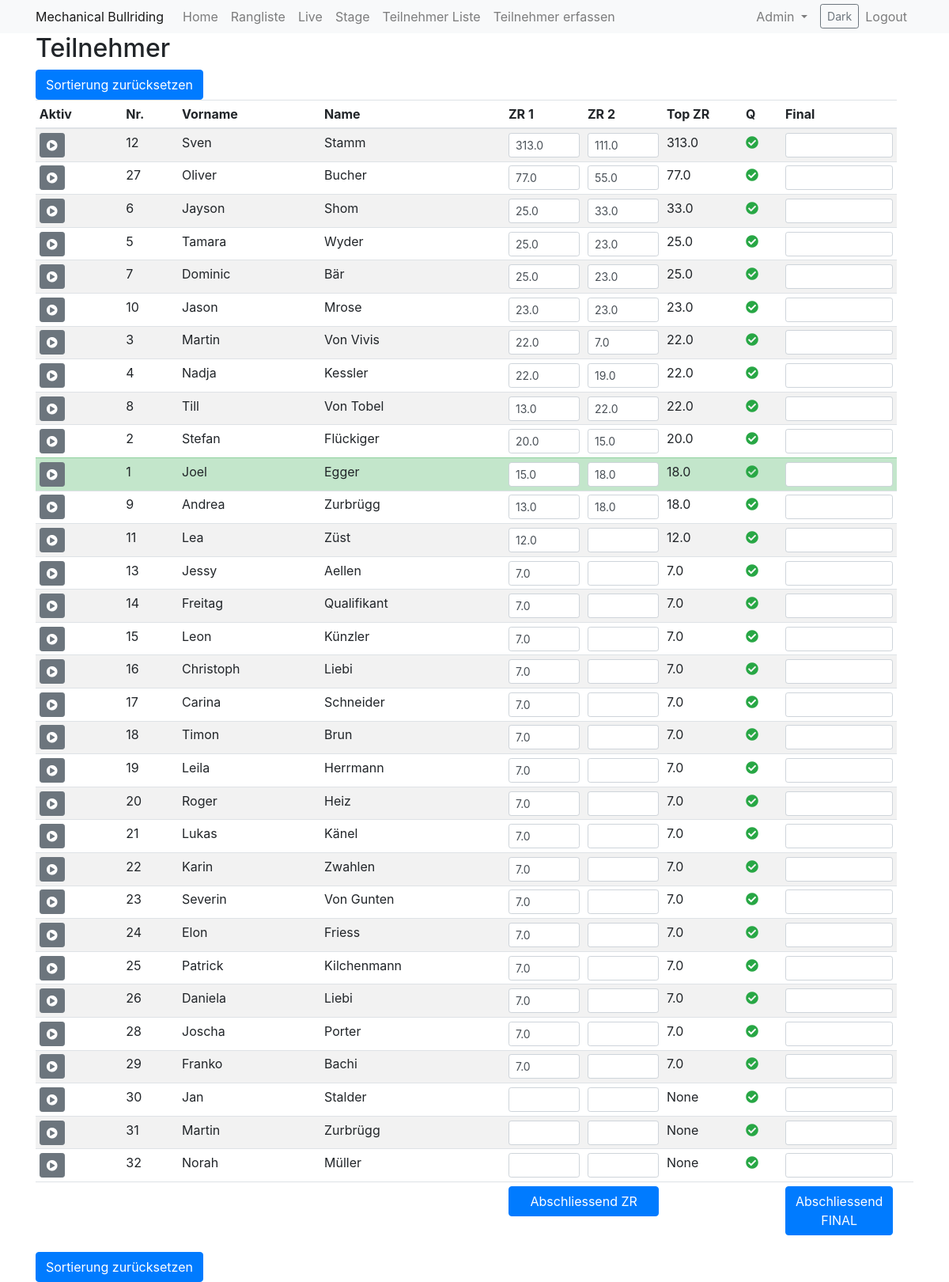
The app's page /index (signed in) with its own data.
### app/models.py (models this page shows)
class Participant(db.Model):
    id = db.Column(db.Integer, primary_key=True)
    active = db.Column(db.Boolean, default=False)
    start_nr = db.Column(db.Integer, nullable=True, unique=True)
    first_name = db.Column(db.String(64), nullable=False)
    last_name = db.Column(db.String(64), nullable=False)
    address = db.Column(db.String(128), nullable=False)
    postal_code = db.Column(db.String(10), nullable=False)
    city = db.Column(db.String(64), nullable=False)
    email = db.Column(db.String(120), nullable=True)
    phone = db.Column(db.String(20), nullable=True)
    photo = db.Column(db.String(256), nullable=True)
    time1 = db.Column(db.Float, nullable=True)
    time2 = db.Column(db.Float, nullable=True)
    time3 = db.Column(db.Float, nullable=True)
    time4 = db.Column(db.Float, nullable=True)
    time5 = db.Column(db.Float, nullable=True)
    time6 = db.Column(db.Float, nullable=True)
    round1_qualified = db.Column(db.Boolean, default=False)
    round2_qualified = db.Column(db.Boolean, default=False)
    round3_qualified = db.Column(db.Boolean, default=False)
    zwischenrunde_qualified = db.Column(db.Boolean, default=False)
    final_qualified = db.Column(db.Boolean, default=False)
    @property
    def toptime_Vorrunde(self):
        times = [t for t in [self.time1, self.time2, self.time3] if t is not None]
        return max(times) if times else None
    @property
    def toptime_Zwischenrunde(self):
        times = [t for t in [self.time4, self.time5] if t is not None]
        return max(times) if times else None
    @property
    def toptime_Finalrunde(self):
        times = [t for t in [self.time6] if t is not None]
        return max(times) if times else None

### app/routes.py (the view)
@bp.route('/')
@bp.route('/index')
def index():
    participants = Participant.query.all()
    participants.sort(key=lambda p: (
            p.toptime_Finalrunde if p.toptime_Finalrunde is not None else float('-inf'),
            p.toptime_Zwischenrunde if p.toptime_Zwischenrunde is not None else float('-inf'),
            p.toptime_Vorrunde if p.toptime_Vorrunde is not None else float('-inf')
    ), reverse=True)
    if not participants:
        flash('Keine Teilnehmer gefunden')
        form = ParticipantForm()
        return render_template('participant.html', title='Teilnehmer hinzufügen', form=form)
    if not current_user.is_authenticated:
        settings = SiteSettings.get_settings()
        if _ensure_hide_prelim_alignment(settings, participants):
            db.session.commit()
        return render_template('ranking.html', title='Rangliste', rankings=participants, hide_prelim_rounds=settings.hide_prelim_rounds)
    settings = SiteSettings.get_settings()
    if _ensure_hide_prelim_alignment(settings, participants):
        db.session.commit()
    return render_template(
        'index.html',
        title='Home',
        participants=participants,
        hide_prelim_rounds=settings.hide_prelim_rounds,
    )

### app/models.py (called while the page is built)
@login.user_loader
def load_user(id):
    return User.query.get(int(id))

    @classmethod
    def get_settings(cls):
        settings = cls.query.first()
        if settings is None:
            settings = cls()
            db.session.add(settings)
            db.session.commit()
        return settings

### app/routes.py (called while the page is built)
def _apply_hide_prelim_flags(participant):
    changed = False
    if not participant.round1_qualified:
        participant.round1_qualified = True
        changed = True
    if not participant.round2_qualified:
        participant.round2_qualified = True
        changed = True
    if not participant.round3_qualified:
        participant.round3_qualified = True
        changed = True
    if not participant.zwischenrunde_qualified:
        participant.zwischenrunde_qualified = True
        changed = True
    return changed

def _ensure_hide_prelim_alignment(settings, participants=None):
    if not settings.hide_prelim_rounds:
        return False
    if participants is None:
        participants = Participant.query.all()
    changed = False
    for participant in participants:
        if _apply_hide_prelim_flags(participant):
            changed = True
    return changed

### app/templates/index.html (shortened to what this page needs)
{% extends "base.html" %}
{% block content %}
  <h2>Teilnehmer</h2>
  {% set hide_vr = hide_prelim_rounds|default(false) %}
  {% set vr_hidden_class = ' hidden-vr' if hide_vr else '' %}
  <form method="POST" action="{{ url_for('main.update_times_bulk') }}" class="update-form" id="participantsForm">
    <button type="button" onclick="resetSorting()" class="btn btn-primary">Sortierung zurücksetzen</button>
    <table class="table table-striped table-sm" id="participantsTable">
      <thead>
        <tr>
          <th>Aktiv</th>
          <th onclick="sortTable(1, true)">Nr.</th>
          <th onclick="sortTable(2)">Vorname</th>
          <th onclick="sortTable(3)">Name</th>
          <th class="col-time">ZR 1</th>
          <th class="col-time">ZR 2</th>
          <th class="col-time">Top ZR</th>
          <th class="col-qual">Q</th>
          <th class="col-time">Final</th>
        </tr>
      </thead>
      <tbody>
        {% for participant in participants %}
          <tr class="{% if participant.active %}table-success{% endif %}">
            <td>
              <button type="submit" class="btn btn-secondary btn-sm"
                      formaction="{{ url_for('main.set_active', id=participant.id) }}" formmethod="post">
                <i class="fas fa-play-circle"></i>
              </button>
            </td>
            <td>{{ participant.start_nr }}</td>
            <td>{{ participant.first_name }}</td>
            <td>{{ participant.last_name }}</td>
            <td>
              <input type="text" name="time4_{{ participant.id }}" value="{{ participant.time4 or '' }}" class="form-control form-control-sm" onkeydown="submitAndFocusNext(event, this)" >
            </td>
            <td>
              <input type="text" name="time5_{{ participant.id }}" value="{{ participant.time5 or '' }}" class="form-control form-control-sm" onkeydown="submitAndFocusNext(event, this)" >
            </td>
            <td>{{ participant.toptime_Zwischenrunde }}</td>
            <td>{% if hide_vr or participant.zwischenrunde_qualified %}<i class="fas fa-check-circle text-success"></i>{% else %}<i class="far fa-circle"></i>{% endif %}
            </td>
            <td>
              <input type="text" name="time6_{{ participant.id }}" value="{{ participant.time6 or '' }}" class="form-control form-control-sm" onkeydown="submitAndFocusNext(event, this)" >
            </td>
          </tr>
        {% endfor %}
      </tbody>
      <tfoot>
        <tr>
          <td colspan="4"></td>
          <td colspan="2">
              <button type="submit" class="btn btn-primary btn-block"
                      formaction="{{ url_for('main.finish_round', round='ZR') }}" formmethod="post">Abschliessend ZR</button>
          </td>
          <td></td>
          <td></td>
          <td colspan="3">
              <button type="submit" class="btn btn-primary btn-block"
                      formaction="{{ url_for('main.finish_round', round='FINAL') }}" formmethod="post">Abschliessend FINAL</button>
          </td>
          <td></td>
        </tr>
      </tfoot>
    </table>
    <button type="button" onclick="resetSorting()" class="btn btn-primary">Sortierung zurücksetzen</button>
  </form>
{% endblock %}

### app/templates/index.html (style rules this page uses)
.col-time { width: 100px; }
.col-qual { width: 50px; }

### records on screen
Participant: start_nr "12", first_name "Sven", last_name "Stamm", time4 "313.0", time5 "111.0", toptime_Zwischenrunde "313.0"
Participant: start_nr "27", first_name "Oliver", last_name "Bucher", time4 "77.0", time5 "55.0", toptime_Zwischenrunde "77.0"
Participant: start_nr "6", first_name "Jayson", last_name "Shom", time4 "25.0", time5 "33.0", toptime_Zwischenrunde "33.0"
Participant: start_nr "5", first_name "Tamara", last_name "Wyder", time4 "25.0", time5 "23.0", toptime_Zwischenrunde "25.0"
Participant: start_nr "7", first_name "Dominic", last_name "Bär", time4 "25.0", time5 "23.0", toptime_Zwischenrunde "25.0"
Participant: start_nr "10", first_name "Jason", last_name "Mrose", time4 "23.0", time5 "23.0", toptime_Zwischenrunde "23.0"
Participant: start_nr "3", first_name "Martin", last_name "Von Vivis", time4 "22.0", time5 "7.0", toptime_Zwischenrunde "22.0"
Participant: start_nr "4", first_name "Nadja", last_name "Kessler", time4 "22.0", time5 "19.0", toptime_Zwischenrunde "22.0"
Participant: start_nr "8", first_name "Till", last_name "Von Tobel", time4 "13.0", time5 "22.0", toptime_Zwischenrunde "22.0"
Participant: start_nr "2", first_name "Stefan", last_name "Flückiger", time4 "20.0", time5 "15.0", toptime_Zwischenrunde "20.0"
Participant: start_nr "1", first_name "Joel", last_name "Egger", time4 "15.0", time5 "18.0", toptime_Zwischenrunde "18.0"
Participant: start_nr "9", first_name "Andrea", last_name "Zurbrügg", time4 "13.0", time5 "18.0", toptime_Zwischenrunde "18.0"
Participant: start_nr "11", first_name "Lea", last_name "Züst", time4 "12.0", toptime_Zwischenrunde "12.0"
Participant: start_nr "13", first_name "Jessy", last_name "Aellen", time4 "7.0", toptime_Zwischenrunde "7.0"
Participant: start_nr "14", first_name "Freitag", last_name "Qualifikant", time4 "7.0", toptime_Zwischenrunde "7.0"
Participant: start_nr "15", first_name "Leon", last_name "Künzler", time4 "7.0", toptime_Zwischenrunde "7.0"
Participant: start_nr "16", first_name "Christoph", last_name "Liebi", time4 "7.0", toptime_Zwischenrunde "7.0"
Participant: start_nr "17", first_name "Carina", last_name "Schneider", time4 "7.0", toptime_Zwischenrunde "7.0"
Participant: start_nr "18", first_name "Timon", last_name "Brun", time4 "7.0", toptime_Zwischenrunde "7.0"
Participant: start_nr "19", first_name "Leila", last_name "Herrmann", time4 "7.0", toptime_Zwischenrunde "7.0"
Participant: start_nr "20", first_name "Roger", last_name "Heiz", time4 "7.0", toptime_Zwischenrunde "7.0"
Participant: start_nr "21", first_name "Lukas", last_name "Känel", time4 "7.0", toptime_Zwischenrunde "7.0"
Participant: start_nr "22", first_name "Karin", last_name "Zwahlen", time4 "7.0", toptime_Zwischenrunde "7.0"
Participant: start_nr "23", first_name "Severin", last_name "Von Gunten", time4 "7.0", toptime_Zwischenrunde "7.0"
Participant: start_nr "24", first_name "Elon", last_name "Friess", time4 "7.0", toptime_Zwischenrunde "7.0"
Participant: start_nr "25", first_name "Patrick", last_name "Kilchenmann", time4 "7.0", toptime_Zwischenrunde "7.0"
Participant: start_nr "26", first_name "Daniela", last_name "Liebi", time4 "7.0", toptime_Zwischenrunde "7.0"
Participant: start_nr "28", first_name "Joscha", last_name "Porter", time4 "7.0", toptime_Zwischenrunde "7.0"
Participant: start_nr "29", first_name "Franko", last_name "Bachi", time4 "7.0", toptime_Zwischenrunde "7.0"
Participant: start_nr "30", first_name "Jan", last_name "Stalder", toptime_Zwischenrunde "None"
Participant: start_nr "31", first_name "Martin", last_name "Zurbrügg", toptime_Zwischenrunde "None"
Participant: start_nr "32", first_name "Norah", last_name "Müller", toptime_Zwischenrunde "None"

### other values on screen
{{ site_name }} "Mechanical Bullriding"
